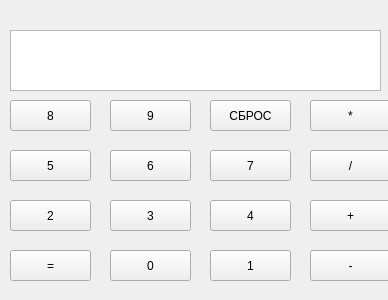
<?xml version="1.0" encoding="UTF-8"?>
<ui version="4.0">
 <class>Form</class>
 <widget class="QWidget" name="Form">
  <property name="geometry">
   <rect>
    <x>0</x>
    <y>0</y>
    <width>388</width>
    <height>300</height>
   </rect>
  </property>
  <property name="windowTitle">
   <string>Form</string>
  </property>
  <widget class="QPushButton" name="pushButton_3">
   <property name="geometry">
    <rect>
     <x>210</x>
     <y>100</y>
     <width>81</width>
     <height>31</height>
    </rect>
   </property>
   <property name="styleSheet">
    <string notr="true">
font: 12pt &quot;MS Shell Dlg 2&quot;;
</string>
   </property>
   <property name="text">
    <string>СБРОС</string>
   </property>
  </widget>
  <widget class="QPushButton" name="pushButton_4">
   <property name="geometry">
    <rect>
     <x>110</x>
     <y>250</y>
     <width>81</width>
     <height>31</height>
    </rect>
   </property>
   <property name="styleSheet">
    <string notr="true">
font: 12pt &quot;MS Shell Dlg 2&quot;;
</string>
   </property>
   <property name="text">
    <string>0</string>
   </property>
  </widget>
  <widget class="QPushButton" name="pushButton_5">
   <property name="geometry">
    <rect>
     <x>210</x>
     <y>250</y>
     <width>81</width>
     <height>31</height>
    </rect>
   </property>
   <property name="styleSheet">
    <string notr="true">
font: 12pt &quot;MS Shell Dlg 2&quot;;
</string>
   </property>
   <property name="text">
    <string>1</string>
   </property>
  </widget>
  <widget class="QPushButton" name="pushButton_6">
   <property name="geometry">
    <rect>
     <x>10</x>
     <y>200</y>
     <width>81</width>
     <height>31</height>
    </rect>
   </property>
   <property name="styleSheet">
    <string notr="true">
font: 12pt &quot;MS Shell Dlg 2&quot;;
</string>
   </property>
   <property name="text">
    <string>2</string>
   </property>
  </widget>
  <widget class="QPushButton" name="pushButton_7">
   <property name="geometry">
    <rect>
     <x>110</x>
     <y>200</y>
     <width>81</width>
     <height>31</height>
    </rect>
   </property>
   <property name="styleSheet">
    <string notr="true">
font: 12pt &quot;MS Shell Dlg 2&quot;;
</string>
   </property>
   <property name="text">
    <string>3</string>
   </property>
  </widget>
  <widget class="QPushButton" name="pushButton_8">
   <property name="geometry">
    <rect>
     <x>210</x>
     <y>200</y>
     <width>81</width>
     <height>31</height>
    </rect>
   </property>
   <property name="styleSheet">
    <string notr="true">
font: 12pt &quot;MS Shell Dlg 2&quot;;
</string>
   </property>
   <property name="text">
    <string>4</string>
   </property>
  </widget>
  <widget class="QPushButton" name="pushButton_9">
   <property name="geometry">
    <rect>
     <x>10</x>
     <y>150</y>
     <width>81</width>
     <height>31</height>
    </rect>
   </property>
   <property name="styleSheet">
    <string notr="true">
font: 12pt &quot;MS Shell Dlg 2&quot;;
</string>
   </property>
   <property name="text">
    <string>5</string>
   </property>
  </widget>
  <widget class="QPushButton" name="pushButton_10">
   <property name="geometry">
    <rect>
     <x>110</x>
     <y>150</y>
     <width>81</width>
     <height>31</height>
    </rect>
   </property>
   <property name="styleSheet">
    <string notr="true">
font: 12pt &quot;MS Shell Dlg 2&quot;;
</string>
   </property>
   <property name="text">
    <string>6</string>
   </property>
  </widget>
  <widget class="QPushButton" name="pushButton_11">
   <property name="geometry">
    <rect>
     <x>210</x>
     <y>150</y>
     <width>81</width>
     <height>31</height>
    </rect>
   </property>
   <property name="styleSheet">
    <string notr="true">
font: 12pt &quot;MS Shell Dlg 2&quot;;
</string>
   </property>
   <property name="text">
    <string>7</string>
   </property>
  </widget>
  <widget class="QPushButton" name="pushButton_12">
   <property name="geometry">
    <rect>
     <x>10</x>
     <y>100</y>
     <width>81</width>
     <height>31</height>
    </rect>
   </property>
   <property name="styleSheet">
    <string notr="true">
font: 12pt &quot;MS Shell Dlg 2&quot;;
</string>
   </property>
   <property name="text">
    <string>8</string>
   </property>
  </widget>
  <widget class="QPushButton" name="pushButton_13">
   <property name="geometry">
    <rect>
     <x>110</x>
     <y>100</y>
     <width>81</width>
     <height>31</height>
    </rect>
   </property>
   <property name="styleSheet">
    <string notr="true">
font: 12pt &quot;MS Shell Dlg 2&quot;;
</string>
   </property>
   <property name="text">
    <string>9</string>
   </property>
  </widget>
  <widget class="QPushButton" name="pushButton_14">
   <property name="geometry">
    <rect>
     <x>10</x>
     <y>250</y>
     <width>81</width>
     <height>31</height>
    </rect>
   </property>
   <property name="styleSheet">
    <string notr="true">
font: 12pt &quot;MS Shell Dlg 2&quot;;
</string>
   </property>
   <property name="text">
    <string>=</string>
   </property>
  </widget>
  <widget class="QPushButton" name="pushButton_15">
   <property name="geometry">
    <rect>
     <x>310</x>
     <y>100</y>
     <width>81</width>
     <height>31</height>
    </rect>
   </property>
   <property name="styleSheet">
    <string notr="true">
font: 12pt &quot;MS Shell Dlg 2&quot;;
</string>
   </property>
   <property name="text">
    <string>*</string>
   </property>
  </widget>
  <widget class="QPushButton" name="pushButton_16">
   <property name="geometry">
    <rect>
     <x>310</x>
     <y>150</y>
     <width>81</width>
     <height>31</height>
    </rect>
   </property>
   <property name="styleSheet">
    <string notr="true">
font: 12pt &quot;MS Shell Dlg 2&quot;;
</string>
   </property>
   <property name="text">
    <string>/</string>
   </property>
  </widget>
  <widget class="QPushButton" name="pushButton_17">
   <property name="geometry">
    <rect>
     <x>310</x>
     <y>200</y>
     <width>81</width>
     <height>31</height>
    </rect>
   </property>
   <property name="styleSheet">
    <string notr="true">
font: 12pt &quot;MS Shell Dlg 2&quot;;
</string>
   </property>
   <property name="text">
    <string>+</string>
   </property>
  </widget>
  <widget class="QPushButton" name="pushButton_18">
   <property name="geometry">
    <rect>
     <x>310</x>
     <y>250</y>
     <width>81</width>
     <height>31</height>
    </rect>
   </property>
   <property name="styleSheet">
    <string notr="true">
font: 12pt &quot;MS Shell Dlg 2&quot;;
</string>
   </property>
   <property name="text">
    <string>-</string>
   </property>
  </widget>
  <widget class="QTextBrowser" name="textBrowser">
   <property name="geometry">
    <rect>
     <x>10</x>
     <y>30</y>
     <width>371</width>
     <height>61</height>
    </rect>
   </property>
  </widget>
 </widget>
 <resources/>
 <connections/>
</ui>
